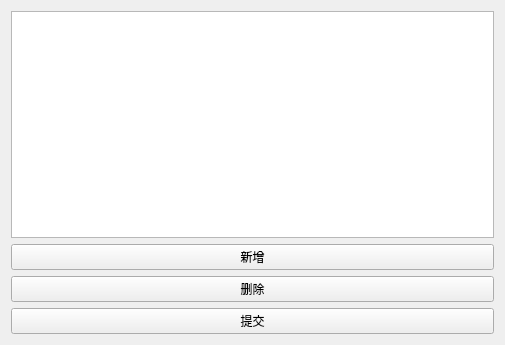
<?xml version="1.0" encoding="UTF-8"?>
<ui version="4.0">
 <class>FormNavigationQuery</class>
 <widget class="QWidget" name="FormNavigationQuery">
  <property name="geometry">
   <rect>
    <x>0</x>
    <y>0</y>
    <width>505</width>
    <height>345</height>
   </rect>
  </property>
  <property name="windowTitle">
   <string>Form</string>
  </property>
  <layout class="QVBoxLayout" name="verticalLayout">
   <item>
    <widget class="QTableView" name="tableView"/>
   </item>
   <item>
    <widget class="QPushButton" name="insertButton">
     <property name="text">
      <string>新增</string>
     </property>
    </widget>
   </item>
   <item>
    <widget class="QPushButton" name="deleteButton">
     <property name="text">
      <string>删除</string>
     </property>
    </widget>
   </item>
   <item>
    <widget class="QPushButton" name="submitButton">
     <property name="text">
      <string>提交</string>
     </property>
    </widget>
   </item>
  </layout>
 </widget>
 <resources/>
 <connections/>
</ui>
